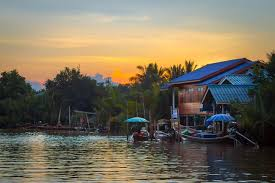
//> input picture C++_Motion_Sensor/photoname.jpg, 275 x 183 px, given in place of the camera
$ ./main_2Cams_Threaded   (built with g++ and OpenCV 4)
//> lines starting //> are read from the running program, lines starting //| are printed output that depends on the picture
// Program 3 (Dual-Camera, THREADED) — C++ Motion Sensor
// Same behavior as Program 2, but camera I/O is moved into background threads.
// This removes blocking reads from the main loop and improves timing stability.

#include <opencv2/core.hpp>
#include <opencv2/videoio.hpp>
#include <opencv2/highgui.hpp>
#include <opencv2/imgproc.hpp>

#include <iostream>
#include <fstream>
#include <string>
#include <chrono>
#include <filesystem>
#include <regex>

#include <thread>
#include <mutex>
#include <atomic>

using namespace cv;
using namespace std;
namespace fs = std::filesystem;

// ------------------------------------------------------------
// Utility: find next available sequential index for BaseName#.ext
// ------------------------------------------------------------
static int getNextIndex(const fs::path& dir, const string& baseName, const string& extWithDot)
{
    int maxIdx = 0;
    if (!fs::exists(dir)) return 1;

    const regex pat("^" + baseName + R"((\d+))" + "\\" + extWithDot + "$");

    for (const auto& entry : fs::directory_iterator(dir))
    {
        if (!entry.is_regular_file()) continue;

        const string fname = entry.path().filename().string();
        smatch m;
        if (regex_match(fname, m, pat) && m.size() == 2)
        {
            int idx = 0;
            try { idx = stoi(m[1].str()); } catch (...) { idx = 0; }
            maxIdx = max(maxIdx, idx);
        }
    }
    return maxIdx + 1;
}

// ============================================================
// Threaded camera capture class
// ============================================================
//
// Why this exists:
// - VideoCapture::read() can block unpredictably (USB hiccups, driver latency)
// - In non-threaded designs, a slow camera can stall the entire loop
// - Here, each camera captures frames in its own thread
// - The main loop always reads "the latest frame" without waiting
//
class CameraStream
{
public:
    explicit CameraStream(int index)
        : camIndex(index), running(false), ok(false), newFrame(false)
    {
//> called with index = 0
        cap.open(index);
        if (!cap.isOpened())
        {
            ok = false;
            return;
        }

        // Warm start: grab one frame so consumers have something immediately.
        Mat tmp;
        if (cap.read(tmp) && !tmp.empty())
//> tmp is the input picture: 183 rows x 275 cols, CV_8UC3; mean B, G, R 93, 110.4, 118.7
        {
            lock_guard<mutex> lk(mtx);
            frame = tmp;
            ok = true;
            newFrame = true;
        }
        else
        {
            ok = false;
            cap.release();
            return;
        }

        running = true;
        th = thread(&CameraStream::loop, this);
    }

    // Non-copyable (threads + mutex)
    CameraStream(const CameraStream&) = delete;
    CameraStream& operator=(const CameraStream&) = delete;

    ~CameraStream()
    {
        stop();
    }

    bool isOk() const { return ok; }

    // Grab a snapshot of the latest frame.
    // Returns false if stream is not OK.
    bool read(Mat& out, bool* outIsNew = nullptr)
    {
        if (!ok) return false;

        lock_guard<mutex> lk(mtx);
        if (frame.empty()) return false;

        frame.copyTo(out);

        if (outIsNew)
        {
            *outIsNew = newFrame;
        }
        newFrame = false;

        return true;
    }

    void stop()
    {
        if (!running) return;

        running = false;
        if (th.joinable()) th.join();

        if (cap.isOpened()) cap.release();
    }

    // Optional: access to capture props if needed later
    double get(int propId) const
    {
        if (!cap.isOpened()) return 0.0;
        return cap.get(propId);
    }

private:
    void loop()
    {
        // Capture loop: keep reading frames in background.
        // If read fails repeatedly, we mark the stream as not OK.
        int consecutiveFails = 0;

        while (running)
        {
            Mat tmp;
            bool ret = cap.read(tmp);

            if (!ret || tmp.empty())
            {
                consecutiveFails++;
                // If the camera disappears, stop treating it as available.
                if (consecutiveFails >= 30)
                {
                    ok = false;
                    break;
                }
                // Tiny sleep prevents spinning at 100% CPU on failure
                this_thread::sleep_for(chrono::milliseconds(5));
                continue;
            }

            consecutiveFails = 0;

            {
                lock_guard<mutex> lk(mtx);
                frame = tmp;      // latest frame wins
                newFrame = true;  // mark that consumer hasn't seen this one yet
            }
        }
    }

    int camIndex;
    mutable mutex mtx;
    VideoCapture cap;
    Mat frame;

    thread th;
    atomic<bool> running;
    atomic<bool> ok;

    bool newFrame; // protected by mtx
};

// ============================================================
// Program 3 main
// ============================================================

int main(int argc, char** argv)
{
    // ---------------------------------------------------------
    // Output folders (still relative to CWD in Program 3)
    // Next upgrade will anchor these relative to the executable.
    // ---------------------------------------------------------
    fs::path videoDir = fs::path("./Output Videos");
    fs::path dataDir  = fs::path("./Output Data");
    fs::create_directories(videoDir);
    fs::create_directories(dataDir);

    // ---------------------------------------------------------
    // Start threaded camera streams
    // ---------------------------------------------------------
    CameraStream cam1(0); // REQUIRED
    if (!cam1.isOk())
    {
        cerr << "ERROR! Unable to open camera 0 (required)\n";
        return -1;
    }

    unique_ptr<CameraStream> cam2;
    bool cam2Available = false;

    {
        auto tmp = make_unique<CameraStream>(1);
        if (tmp->isOk())
        {
            cam2 = std::move(tmp);
            cam2Available = true;
        }
        else
        {
            cout << "Camera 1 not detected. Running in single-camera mode.\n";
        }
    }

    // ---------------------------------------------------------
    // Grab an initial frame from Cam1 to establish size/type
    // ---------------------------------------------------------
    Mat src1, src2;
    if (!cam1.read(src1) || src1.empty())
    {
        cerr << "ERROR! Could not read initial frame from Cam1\n";
        return -1;
    }

    bool isColor1 = (src1.type() == CV_8UC3);
//> isColor1 = true

    bool isColor2 = false;
    if (cam2Available)
    {
        if (!cam2->read(src2) || src2.empty())
        {
            cout << "Cam2 opened but no initial frame. Disabling Cam2.\n";
            cam2Available = false;
            cam2.reset();
        }
        else
        {
            isColor2 = (src2.type() == CV_8UC3);
        }
    }

    // ---------------------------------------------------------
    // Recording / motion sensor state
    // ---------------------------------------------------------
    bool recordingOn = false;
    bool motionOn = false;

    VideoWriter writer1;
    VideoWriter writer2; // only if Cam2 remains available
    ofstream csv;

    // ---------------------------------------------------------
    // Timing (single authoritative clock)
    // ---------------------------------------------------------
    using clock_t = std::chrono::steady_clock;
    clock_t::time_point lastSecondTick{};

    int secondsLogged = 0; // 1..120
    bool motionDetectedCam1ThisSecond = false;
    bool motionDetectedCam2ThisSecond = false;

    // ---------------------------------------------------------
    // Motion detection baseline (per camera)
    // ---------------------------------------------------------
    Mat prevGray1, prevGray2;
    Mat gray1, gray2, diff1, diff2, thresh1, thresh2;

    const int    DIFF_THRESH  = 25;
    const double MOTION_RATIO = 0.02;

    cout << "Controls:\n"
         << "  r = start recording (records Cam0 always, Cam1 if present)\n"
         << "  m = start motion sensor (only while recording; runs up to 120s then exits)\n"
         << "  ESC = exit early\n";

    // ---------------------------------------------------------
    // Main loop
    // ---------------------------------------------------------
    for (;;)
    {
        // ---- Pull latest Cam1 frame (non-blocking snapshot)
        if (!cam1.read(src1) || src1.empty())
        {
            cerr << "ERROR! Cam1 stream stopped.\n";
            break;
        }

        // ---- Pull latest Cam2 frame if available
        if (cam2Available)
        {
            Mat tmp2;
            if (!cam2->read(tmp2) || tmp2.empty())
            {
                // Cam2 died mid-run: disable it gracefully (and keep going with Cam1)
                cout << "Camera 1 stopped producing frames. Disabling Cam2.\n";
                cam2Available = false;
                cam2.reset();

                if (writer2.isOpened())
                    writer2.release();

                // Also close Cam2 window if it exists
                try { destroyWindow("Cam2 Live (Camera 1)"); } catch (...) {}
            }
            else
            {
                src2 = tmp2;
            }
        }

        // ---- Show live feed(s)
        imshow("Cam1 Live (Camera 0)", src1);
        if (cam2Available)
            imshow("Cam2 Live (Camera 1)", src2);

        int key = waitKey(1);
//> the key 'r' is pressed
        if (key == 27)
        {
            cout << "ESC pressed. Exiting early.\n";
            break;
        }

        // -----------------------------------------------------
        // Start recording
        // -----------------------------------------------------
        if (!recordingOn && (key == 'r' || key == 'R'))
        {
            int nextVid1 = getNextIndex(videoDir, "Cam1_OutputVideo", ".mp4");
//> after the loop in getNextIndex, `for (const auto& entry : fs::directory_iterator(dir))`: maxIdx = 0
//> nextVid1 = 1
            fs::path videoPath1 = videoDir / ("Cam1_OutputVideo" + to_string(nextVid1) + ".mp4");

            fs::path videoPath2;
            if (cam2Available)
            {
                int nextVid2 = getNextIndex(videoDir, "Cam2_OutputVideo", ".mp4");
//> nextVid2 = 1
                videoPath2 = videoDir / ("Cam2_OutputVideo" + to_string(nextVid2) + ".mp4");
            }

            int codec = VideoWriter::fourcc('m', 'p', '4', 'v');

            // Threaded capture doesn’t automatically guarantee 60 fps, but it reduces stalls.
            // For now we keep your simple fixed FPS. Later we can compute/write actual FPS.
            double fps = 60.0;

            writer1.open(videoPath1.string(), codec, fps, src1.size(), isColor1);
            if (!writer1.isOpened())
            {
                cerr << "Could not open Cam1 output video for write\n";
                return -1;
            }

            if (cam2Available)
            {
                writer2.open(videoPath2.string(), codec, fps, src2.size(), isColor2);
                if (!writer2.isOpened())
                {
                    cout << "Warning: Could not open Cam2 output video. Continuing with Cam1 only.\n";
                    cam2Available = false;
                    cam2.reset();
                }
            }

            recordingOn = true;
            cout << "Recording started:\n"
                 << "  Cam1 -> " << videoPath1.string() << "\n";
//| Recording started:
//|   Cam1 -> ./Output Videos/Cam1_OutputVideo1.mp4
            if (cam2Available)
                cout << "  Cam2 -> " << videoPath2.string() << "\n";
//|   Cam2 -> ./Output Videos/Cam2_OutputVideo1.mp4
//> the key 'm' is pressed
        }

        // -----------------------------------------------------
        // Start motion sensor
        // -----------------------------------------------------
        if (!motionOn && recordingOn && (key == 'm' || key == 'M'))
        {
            int nextData = getNextIndex(dataDir, "MotionLog", ".csv");
//> nextData = 1
            fs::path dataPath = dataDir / ("MotionLog" + to_string(nextData) + ".csv");

            csv.open(dataPath.string(), ios::out);
            if (!csv.is_open())
            {
                cerr << "Could not open CSV for write\n";
                return -1;
            }

            if (cam2Available) csv << "Second,Cam1,Cam2\n";
            else              csv << "Second,Cam1\n";

            motionOn = true;
            lastSecondTick = clock_t::now();
            secondsLogged = 0;

            motionDetectedCam1ThisSecond = false;
            motionDetectedCam2ThisSecond = false;

            // Initialize baselines from current frames
            cvtColor(src1, prevGray1, COLOR_BGR2GRAY);
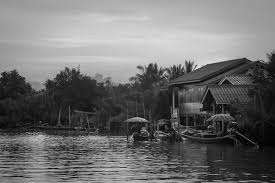
//> prevGray1: 183 rows x 275 cols, CV_8UC1; min 0, max 237, mean 110.9
            if (cam2Available)
                cvtColor(src2, prevGray2, COLOR_BGR2GRAY);

            cout << "Motion sensor started. Logging to: " << dataPath.string() << "\n";
//| Motion sensor started. Logging to: ./Output Data/MotionLog1.csv
            cout << "Will auto-terminate after 2 minutes (120 seconds).\n";
        }

        // -----------------------------------------------------
        // Write frames to video(s)
        // -----------------------------------------------------
        if (recordingOn)
        {
            writer1.write(src1);
            if (cam2Available && writer2.isOpened())
                writer2.write(src2);
        }

        // -----------------------------------------------------
        // Motion detection + CSV logging
        // -----------------------------------------------------
        if (motionOn)
        {
            // Cam1 motion detection
            cvtColor(src1, gray1, COLOR_BGR2GRAY);
            absdiff(gray1, prevGray1, diff1);
//> diff1: 183 rows x 275 cols, CV_8UC1; every value is 0
            threshold(diff1, thresh1, DIFF_THRESH, 255, THRESH_BINARY);

            int changed1 = countNonZero(thresh1);
//> changed1 = 0
            int total1 = thresh1.rows * thresh1.cols;
//> total1 = 50325
            double ratio1 = (total1 > 0) ? (double)changed1 / (double)total1 : 0.0;
//> ratio1 = 0
//> the Esc key is pressed

            if (ratio1 >= MOTION_RATIO)
                motionDetectedCam1ThisSecond = true;

            // NOTE: clone() is safe and simple. Later optimization:
            // reuse buffers or swap Mats to reduce allocations.
            prevGray1 = gray1.clone();

            // Cam2 motion detection (optional)
            if (cam2Available)
            {
                cvtColor(src2, gray2, COLOR_BGR2GRAY);
                absdiff(gray2, prevGray2, diff2);
                threshold(diff2, thresh2, DIFF_THRESH, 255, THRESH_BINARY);

                int changed2 = countNonZero(thresh2);
                int total2 = thresh2.rows * thresh2.cols;
                double ratio2 = (total2 > 0) ? (double)changed2 / (double)total2 : 0.0;

                if (ratio2 >= MOTION_RATIO)
                    motionDetectedCam2ThisSecond = true;

                prevGray2 = gray2.clone();
            }

            // Per-second logging (same model as your Python program)
            auto now = clock_t::now();
            auto elapsedSinceTickMs =
                chrono::duration_cast<chrono::milliseconds>(now - lastSecondTick).count();

            if (elapsedSinceTickMs >= 1000)
            {
                secondsLogged += 1;

                const string cam1Status = motionDetectedCam1ThisSecond ? "Motion Detected" : "No motion";

                if (cam2Available)
                {
                    const string cam2Status = motionDetectedCam2ThisSecond ? "Motion Detected" : "No motion";
                    csv  << secondsLogged << "," << cam1Status << "," << cam2Status << "\n";
                    cout << secondsLogged << "," << cam1Status << "," << cam2Status << "\n";
                }
                else
                {
                    csv  << secondsLogged << "," << cam1Status << "\n";
                    cout << secondsLogged << "," << cam1Status << "\n";
                }

                motionDetectedCam1ThisSecond = false;
                motionDetectedCam2ThisSecond = false;
                lastSecondTick = now;
            }

            if (secondsLogged >= 120)
            {
                cout << "2 minutes (120 seconds) complete. Auto-terminating.\n";
                break;
            }
        }
    }
//> after the loop, isColor1 = true

    // ---------------------------------------------------------
    // Cleanup
    // ---------------------------------------------------------
    if (csv.is_open()) csv.close();
    if (writer1.isOpened()) writer1.release();
    if (writer2.isOpened()) writer2.release();

    // Stop streams explicitly (also done in destructors, but explicit feels cleaner)
    cam1.stop();
    if (cam2Available && cam2) cam2->stop();

    destroyAllWindows();
    return 0;
}
